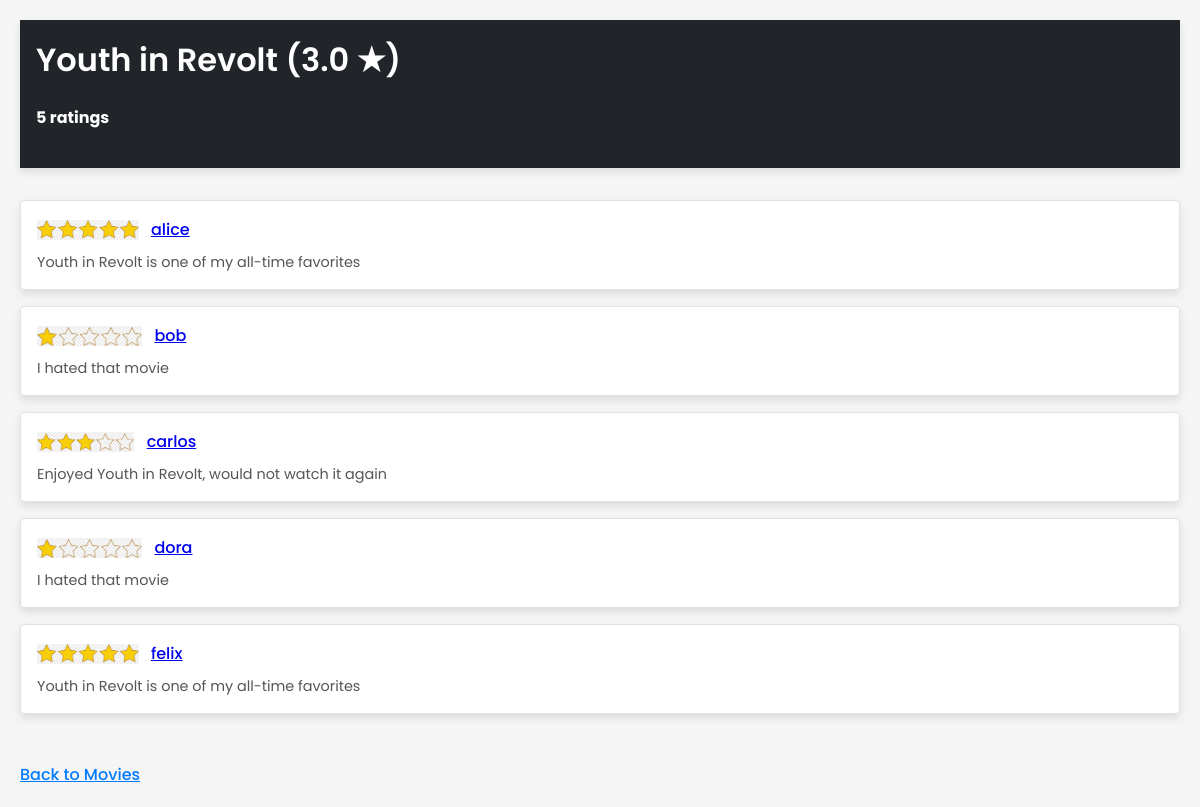
The app's page /movie/2/ with its own data.
### streaming/models.py (models this page shows, shortened)
class Movie(models.Model):
    title = models.CharField(max_length=100)
    genre = models.CharField(choices=GENRE_CHOICES, max_length=3)
    subscription_plans = models.ManyToManyField(SubscriptionPlan, related_name='movies')
    def __str__(self) -> str:
        return self.title
    def average_rating(self):
        reviews = self.reviews.all()
        total_rating = sum([review.rating for review in reviews])
        count = len(reviews)
        if count > 0:
            return round(total_rating / count, 1)
        else:
            return 'No reviews'
    def review_count(self):
        return self.reviews.count()

class Review(models.Model):
    rating = models.SmallIntegerField()
    comment = models.TextField()
    user = models.ForeignKey(UserProfile, on_delete=models.CASCADE, related_name='reviews')
    movie = models.ForeignKey(Movie, on_delete=models.CASCADE, related_name='reviews')

class UserProfile(models.Model):
    user = models.OneToOneField(User, on_delete=models.CASCADE)
    subscription_plan = models.ForeignKey(SubscriptionPlan, null=True, blank=True, on_delete=models.CASCADE, related_name='users')

### streaming/views.py (the view)
# urls.py: path('movie/<int:movie_id>/', views.movie, name='movie'),
def movie(request, movie_id):
    try:
        print(Movie.objects.get(pk=movie_id))
        movie = Movie.objects.get(pk=movie_id)
        return render(request, 'streaming/movie.html', {'movie': movie})
    except ObjectDoesNotExist:
        raise Http404('Movie not found')

### streaming/templates/streaming/movie.html (shortened to what this page needs)
<!DOCTYPE html>
<html lang="en">
<head>
    {% load static %}
</head>
<body>
    <div class="container">
        <div class="movie-header">
            <h1>{{ movie.title }} ({{ movie.average_rating }} ★)</h1>
            <h4> {{ movie.review_count }} ratings</h4>
        </div>
        {% for review in movie.reviews.all %}
        <div class="review-card">
            <div class="review-header">
                <span class="review-rating"><img src="{% static 'streaming/' %}{{review.rating}}.png" alt="{{ review.rating }} star rating"></span>
                <span class="review-user"><a href="{% url 'user_reviews' review.user.id %}">{{review.user.user}}</a></span>
            </div>
            <div class="review-comment">{{review.comment}}</div>
        </div>
        {% endfor %}
        <a href="{% url 'index' %}" class="back-link">Back to Movies</a>
    </div>
</body>
</html>

### streaming/templates/streaming/movie.html (style rules this page uses)
body { background-color: #f5f5f5; font-family: 'Poppins', sans-serif; margin: 20px; }
.movie-header { background-color: #212529; color: #fff; padding: 1rem; margin-bottom: 2rem; box-shadow: 0px 4px 8px rgba(0, 0, 0, 0.1); }
.movie-header h1 { font-size: 2rem; font-weight: 600; margin: 0; }
.review-card { background-color: #fff; border: 1px solid #dee2e6; border-radius: 0.25rem; padding: 1rem; margin-bottom: 1rem; box-shadow: 0px 4px 8px rgba(0, 0, 0, 0.1); transition: all 0.3s ease; }
.review-rating { display: inline-block; vertical-align: middle; margin-right: 0.5rem; transform: translateY(3px); transition: all 0.3s ease; }
.review-rating img { height: 20px; }
.review-user { font-size: 1rem; font-weight: 500; margin: 0; }
.review-comment { font-size: 0.9rem; margin: 0.5rem 0 0 0; color: #555; text-align: justify; text-justify: inter-word; }
.back-link { display: inline-block; margin-top: 2rem; font-size: 1rem; font-weight: 500; color: #007bff; transition: all 0.3s ease; }

### records on screen
Movie: title "Youth in Revolt", average_rating "3.0", review_count "5"
Review: user.user "alice", comment "Youth in Revolt is one of my all-time favorites"
Review: user.user "bob", comment "I hated that movie"
Review: shows a picture, user.user "carlos", comment "Enjoyed Youth in Revolt, would not watch it again"
Review: user.user "dora", comment "I hated that movie"
Review: user.user "felix", comment "Youth in Revolt is one of my all-time favorites"
